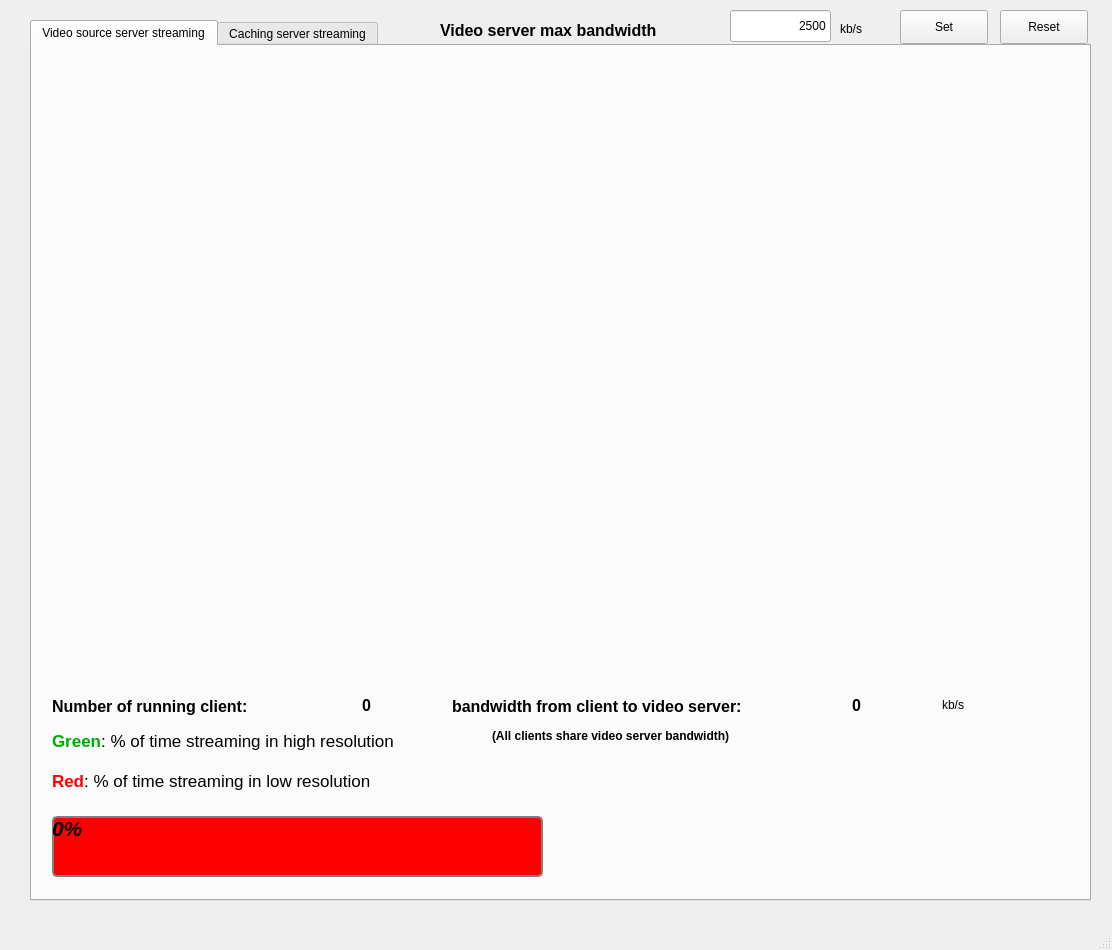
<?xml version="1.0" encoding="UTF-8"?>
<ui version="4.0">
 <class>MainWindow</class>
 <widget class="QMainWindow" name="MainWindow">
  <property name="geometry">
   <rect>
    <x>0</x>
    <y>0</y>
    <width>1112</width>
    <height>950</height>
   </rect>
  </property>
  <property name="windowTitle">
   <string>Streaming demo</string>
  </property>
  <widget class="QWidget" name="centralwidget">
   <widget class="QTabWidget" name="tabWidget">
    <property name="geometry">
     <rect>
      <x>30</x>
      <y>20</y>
      <width>1061</width>
      <height>881</height>
     </rect>
    </property>
    <property name="tabPosition">
     <enum>QTabWidget::North</enum>
    </property>
    <property name="currentIndex">
     <number>0</number>
    </property>
    <widget class="QWidget" name="tab">
     <attribute name="title">
      <string>Video source server streaming</string>
     </attribute>
     <widget class="QLabel" name="label_4">
      <property name="geometry">
       <rect>
        <x>20</x>
        <y>720</y>
        <width>441</width>
        <height>31</height>
       </rect>
      </property>
      <property name="text">
       <string>&lt;html&gt;&lt;head/&gt;&lt;body&gt;&lt;p&gt;&lt;span style=&quot; font-size:13pt; font-weight:600; color:#ff0000;&quot;&gt;Red&lt;/span&gt;&lt;span style=&quot; font-size:13pt;&quot;&gt;: % of time streaming in low resolution&lt;/span&gt;&lt;/p&gt;&lt;/body&gt;&lt;/html&gt;</string>
      </property>
     </widget>
     <widget class="QLabel" name="label_6">
      <property name="geometry">
       <rect>
        <x>20</x>
        <y>680</y>
        <width>471</width>
        <height>31</height>
       </rect>
      </property>
      <property name="text">
       <string>&lt;html&gt;&lt;head/&gt;&lt;body&gt;&lt;p&gt;&lt;span style=&quot; font-size:13pt; font-weight:600; color:#00aa00;&quot;&gt;Green&lt;/span&gt;&lt;span style=&quot; font-size:13pt;&quot;&gt;: % of time streaming in high resolution&lt;/span&gt;&lt;/p&gt;&lt;/body&gt;&lt;/html&gt;</string>
      </property>
     </widget>
     <widget class="QProgressBar" name="progressBar_noepc">
      <property name="geometry">
       <rect>
        <x>20</x>
        <y>770</y>
        <width>491</width>
        <height>61</height>
       </rect>
      </property>
      <property name="baseSize">
       <size>
        <width>0</width>
        <height>0</height>
       </size>
      </property>
      <property name="font">
       <font>
        <pointsize>16</pointsize>
        <weight>75</weight>
        <italic>true</italic>
        <bold>true</bold>
       </font>
      </property>
      <property name="styleSheet">
       <string notr="true">QProgressBar {
     border: 2px solid grey;
     border-radius: 5px;
     background-color: #FF0000;
 }

 QProgressBar::chunk {
     background-color: #66FF66;
     width: 20px;
 }</string>
      </property>
      <property name="value">
       <number>0</number>
      </property>
     </widget>
     <widget class="QLabel" name="label_3">
      <property name="geometry">
       <rect>
        <x>20</x>
        <y>640</y>
        <width>261</width>
        <height>41</height>
       </rect>
      </property>
      <property name="text">
       <string>&lt;html&gt;&lt;head/&gt;&lt;body&gt;&lt;p&gt;&lt;span style=&quot; font-size:12pt; font-weight:600;&quot;&gt;Number of running client: &lt;/span&gt;&lt;/p&gt;&lt;/body&gt;&lt;/html&gt;</string>
      </property>
     </widget>
     <widget class="QLabel" name="client_num_noepc">
      <property name="geometry">
       <rect>
        <x>330</x>
        <y>650</y>
        <width>59</width>
        <height>18</height>
       </rect>
      </property>
      <property name="font">
       <font>
        <pointsize>12</pointsize>
        <weight>75</weight>
        <bold>true</bold>
       </font>
      </property>
      <property name="text">
       <string>0</string>
      </property>
     </widget>
     <widget class="QLabel" name="label_7">
      <property name="geometry">
       <rect>
        <x>420</x>
        <y>640</y>
        <width>371</width>
        <height>41</height>
       </rect>
      </property>
      <property name="text">
       <string>&lt;html&gt;&lt;head/&gt;&lt;body&gt;&lt;p&gt;&lt;span style=&quot; font-size:12pt; font-weight:600;&quot;&gt;bandwidth from client to video server:&lt;/span&gt;&lt;/p&gt;&lt;/body&gt;&lt;/html&gt;</string>
      </property>
     </widget>
     <widget class="QLabel" name="bandwidth">
      <property name="geometry">
       <rect>
        <x>820</x>
        <y>650</y>
        <width>81</width>
        <height>18</height>
       </rect>
      </property>
      <property name="font">
       <font>
        <pointsize>12</pointsize>
        <weight>75</weight>
        <bold>true</bold>
       </font>
      </property>
      <property name="text">
       <string>0</string>
      </property>
     </widget>
     <widget class="QLabel" name="label_9">
      <property name="geometry">
       <rect>
        <x>910</x>
        <y>650</y>
        <width>59</width>
        <height>18</height>
       </rect>
      </property>
      <property name="text">
       <string>kb/s</string>
      </property>
     </widget>
     <widget class="QWidget" name="layoutWidget">
      <property name="geometry">
       <rect>
        <x>30</x>
        <y>20</y>
        <width>891</width>
        <height>611</height>
       </rect>
      </property>
      <layout class="QGridLayout" name="grid_noepc"/>
     </widget>
     <widget class="QLabel" name="label_13">
      <property name="geometry">
       <rect>
        <x>460</x>
        <y>670</y>
        <width>371</width>
        <height>41</height>
       </rect>
      </property>
      <property name="text">
       <string>&lt;html&gt;&lt;head/&gt;&lt;body&gt;&lt;p&gt;&lt;span style=&quot; font-weight:600;&quot;&gt;(All clients share video server bandwidth)&lt;/span&gt;&lt;/p&gt;&lt;/body&gt;&lt;/html&gt;</string>
      </property>
     </widget>
    </widget>
    <widget class="QWidget" name="tab_2">
     <attribute name="title">
      <string>Caching server streaming</string>
     </attribute>
     <widget class="QLabel" name="client_num_epc">
      <property name="geometry">
       <rect>
        <x>330</x>
        <y>650</y>
        <width>59</width>
        <height>18</height>
       </rect>
      </property>
      <property name="font">
       <font>
        <pointsize>12</pointsize>
        <weight>75</weight>
        <bold>true</bold>
       </font>
      </property>
      <property name="text">
       <string>0</string>
      </property>
     </widget>
     <widget class="QLabel" name="label_5">
      <property name="geometry">
       <rect>
        <x>20</x>
        <y>720</y>
        <width>481</width>
        <height>31</height>
       </rect>
      </property>
      <property name="text">
       <string>&lt;html&gt;&lt;head/&gt;&lt;body&gt;&lt;p&gt;&lt;span style=&quot; font-size:13pt; font-weight:600; color:#ff0000;&quot;&gt;Red&lt;/span&gt;&lt;span style=&quot; font-size:13pt;&quot;&gt;: % of time streaming in low resolution&lt;/span&gt;&lt;/p&gt;&lt;/body&gt;&lt;/html&gt;</string>
      </property>
     </widget>
     <widget class="QLabel" name="label_8">
      <property name="geometry">
       <rect>
        <x>420</x>
        <y>640</y>
        <width>371</width>
        <height>41</height>
       </rect>
      </property>
      <property name="text">
       <string>&lt;html&gt;&lt;head/&gt;&lt;body&gt;&lt;p&gt;&lt;span style=&quot; font-size:12pt; font-weight:600;&quot;&gt;bandwidth from client to video server:&lt;/span&gt;&lt;/p&gt;&lt;/body&gt;&lt;/html&gt;</string>
      </property>
     </widget>
     <widget class="QLabel" name="label_10">
      <property name="geometry">
       <rect>
        <x>20</x>
        <y>640</y>
        <width>261</width>
        <height>41</height>
       </rect>
      </property>
      <property name="text">
       <string>&lt;html&gt;&lt;head/&gt;&lt;body&gt;&lt;p&gt;&lt;span style=&quot; font-size:12pt; font-weight:600;&quot;&gt;Number of running client: &lt;/span&gt;&lt;/p&gt;&lt;/body&gt;&lt;/html&gt;</string>
      </property>
     </widget>
     <widget class="QLabel" name="bandwidth_2">
      <property name="geometry">
       <rect>
        <x>820</x>
        <y>650</y>
        <width>81</width>
        <height>18</height>
       </rect>
      </property>
      <property name="font">
       <font>
        <pointsize>12</pointsize>
        <weight>75</weight>
        <bold>true</bold>
       </font>
      </property>
      <property name="text">
       <string>0</string>
      </property>
     </widget>
     <widget class="QLabel" name="label_11">
      <property name="geometry">
       <rect>
        <x>20</x>
        <y>680</y>
        <width>411</width>
        <height>31</height>
       </rect>
      </property>
      <property name="text">
       <string>&lt;html&gt;&lt;head/&gt;&lt;body&gt;&lt;p&gt;&lt;span style=&quot; font-size:13pt; font-weight:600; color:#00aa00;&quot;&gt;Green&lt;/span&gt;&lt;span style=&quot; font-size:13pt;&quot;&gt;: % of time streaming in high resolution&lt;/span&gt;&lt;/p&gt;&lt;/body&gt;&lt;/html&gt;</string>
      </property>
     </widget>
     <widget class="QLabel" name="label_12">
      <property name="geometry">
       <rect>
        <x>910</x>
        <y>650</y>
        <width>59</width>
        <height>18</height>
       </rect>
      </property>
      <property name="text">
       <string>kb/s</string>
      </property>
     </widget>
     <widget class="QProgressBar" name="progressBar_epc">
      <property name="geometry">
       <rect>
        <x>20</x>
        <y>770</y>
        <width>491</width>
        <height>61</height>
       </rect>
      </property>
      <property name="baseSize">
       <size>
        <width>0</width>
        <height>0</height>
       </size>
      </property>
      <property name="font">
       <font>
        <pointsize>16</pointsize>
        <weight>75</weight>
        <italic>true</italic>
        <bold>true</bold>
       </font>
      </property>
      <property name="styleSheet">
       <string notr="true">QProgressBar {
     border: 2px solid grey;
     border-radius: 5px;
     background-color: #FF0000;
 }

 QProgressBar::chunk {
     background-color: #66FF66;
     width: 20px;
 }</string>
      </property>
      <property name="value">
       <number>0</number>
      </property>
     </widget>
     <widget class="QWidget" name="layoutWidget_2">
      <property name="geometry">
       <rect>
        <x>30</x>
        <y>20</y>
        <width>891</width>
        <height>611</height>
       </rect>
      </property>
      <layout class="QGridLayout" name="grid_epc"/>
     </widget>
     <widget class="QLabel" name="label_14">
      <property name="geometry">
       <rect>
        <x>460</x>
        <y>670</y>
        <width>371</width>
        <height>41</height>
       </rect>
      </property>
      <property name="text">
       <string>&lt;html&gt;&lt;head/&gt;&lt;body&gt;&lt;p&gt;&lt;span style=&quot; font-weight:600;&quot;&gt;(All clients share video server bandwidth)&lt;/span&gt;&lt;/p&gt;&lt;/body&gt;&lt;/html&gt;</string>
      </property>
     </widget>
    </widget>
   </widget>
   <widget class="QPushButton" name="setbandwidth_button">
    <property name="geometry">
     <rect>
      <x>900</x>
      <y>10</y>
      <width>88</width>
      <height>34</height>
     </rect>
    </property>
    <property name="text">
     <string>Set</string>
    </property>
   </widget>
   <widget class="QLineEdit" name="setbandwidth">
    <property name="geometry">
     <rect>
      <x>730</x>
      <y>10</y>
      <width>101</width>
      <height>32</height>
     </rect>
    </property>
    <property name="text">
     <string>2500</string>
    </property>
    <property name="alignment">
     <set>Qt::AlignRight|Qt::AlignTrailing|Qt::AlignVCenter</set>
    </property>
   </widget>
   <widget class="QLabel" name="label">
    <property name="geometry">
     <rect>
      <x>440</x>
      <y>10</y>
      <width>291</width>
      <height>41</height>
     </rect>
    </property>
    <property name="text">
     <string>&lt;html&gt;&lt;head/&gt;&lt;body&gt;&lt;p&gt;&lt;span style=&quot; font-size:12pt; font-weight:600;&quot;&gt;Video server max bandwidth&lt;/span&gt;&lt;/p&gt;&lt;/body&gt;&lt;/html&gt;</string>
    </property>
   </widget>
   <widget class="QLabel" name="label_2">
    <property name="geometry">
     <rect>
      <x>840</x>
      <y>20</y>
      <width>59</width>
      <height>18</height>
     </rect>
    </property>
    <property name="text">
     <string>kb/s</string>
    </property>
   </widget>
   <widget class="QPushButton" name="resetbandwidth_button">
    <property name="geometry">
     <rect>
      <x>1000</x>
      <y>10</y>
      <width>88</width>
      <height>34</height>
     </rect>
    </property>
    <property name="text">
     <string>Reset</string>
    </property>
   </widget>
  </widget>
  <widget class="QMenuBar" name="menubar">
   <property name="geometry">
    <rect>
     <x>0</x>
     <y>0</y>
     <width>1112</width>
     <height>30</height>
    </rect>
   </property>
  </widget>
  <widget class="QStatusBar" name="statusbar"/>
 </widget>
 <resources/>
 <connections/>
</ui>
